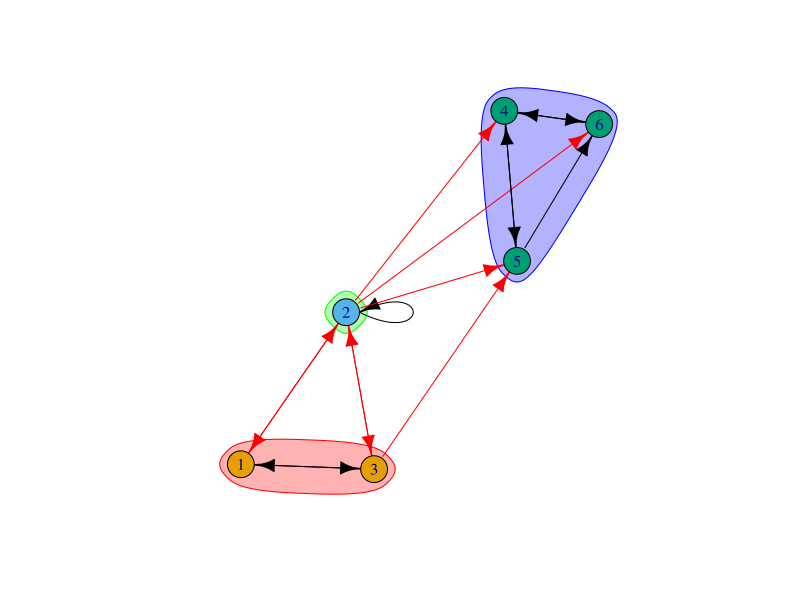

Write R code to recreate this figure.
## ---- chunk 1
knitr::opts_chunk$set(echo = TRUE)
library('matrixcalc')
library('igraph')
## ---- chunk 2
row1 <- c(0, 1/2, 1/2, 0, 0, 0)
row2 <- c(1/6, 1/6, 1/6, 1/6, 1/6, 1/6)
row3 <- c(1/3, 1/3, 0, 0, 1/3, 0)
row4 <- c(0, 0, 0, 0, 1/2, 1/2)
row5 <- c(0, 0, 0, 1/2, 0, 1/2)
row6 <- c(0, 0, 0, 1, 0, 0)
A <- matrix(c(row1,row2, row3, row4, row5, row6), 6)
A

colSums(A)
## ---- chunk 3
d <- 0.85

B <- 0.85*A + (0.15/6)
B

## ---- chunk 4

r <- rep(1/nrow(A), nrow(A)) 
r


matrix.power(B, 10) %*% r 
matrix.power(B, 20) %*% r 
matrix.power(B, 30) %*% r 
pr_power <- matrix.power(B, 40) %*% r 
 

## ---- chunk 5
decomp <- eigen(B)
pr_eigen <- as.numeric(decomp$vectors[,which.max(decomp$values)]) 
pr_eigen <- (1/sum(pr_eigen))*pr_eigen
pr_eigen
 
## ---- chunk 6

ga <- graph.adjacency(t(A), weighted=TRUE, mode='directed')
ceb <- cluster_edge_betweenness(ga)
plot(ceb, ga) 
pr_igraph_package <- page.rank(ga)$vecto
pr_igraph_package
 
## ---- chunk 7
c(colSums(pr_power) ,sum(pr_eigen) ,sum(pr_igraph_package)) == 1
## ---- chunk 8
round(pr_power[,1],6) == round(pr_eigen,6)
round(pr_power[,1],6) == round(pr_igraph_package,6)
 
